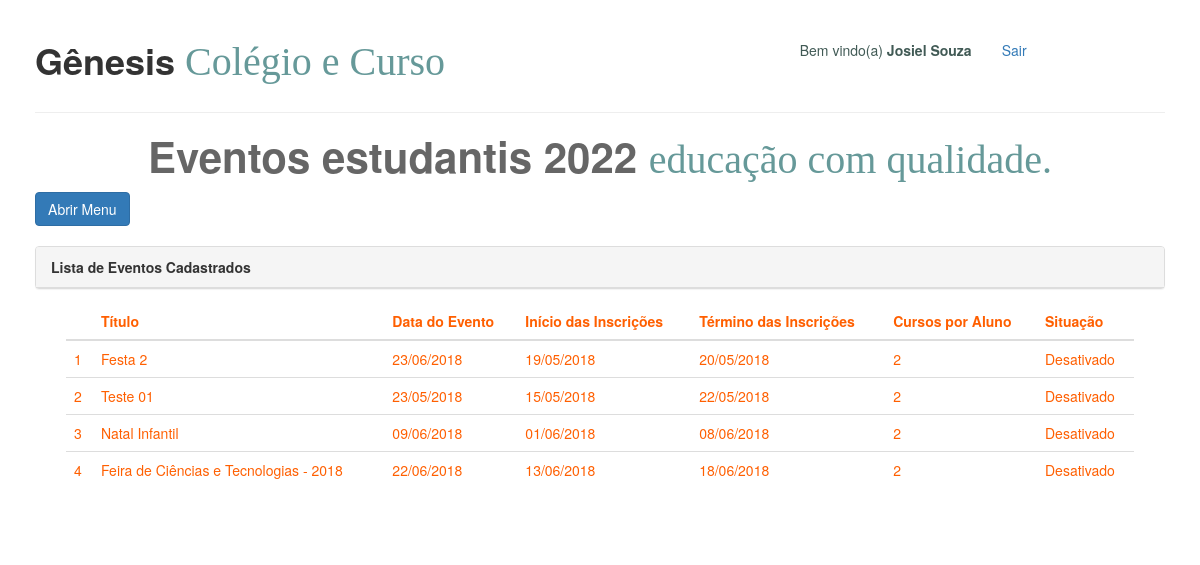
The app's page /eventos/listareventos.php (signed in), older data.
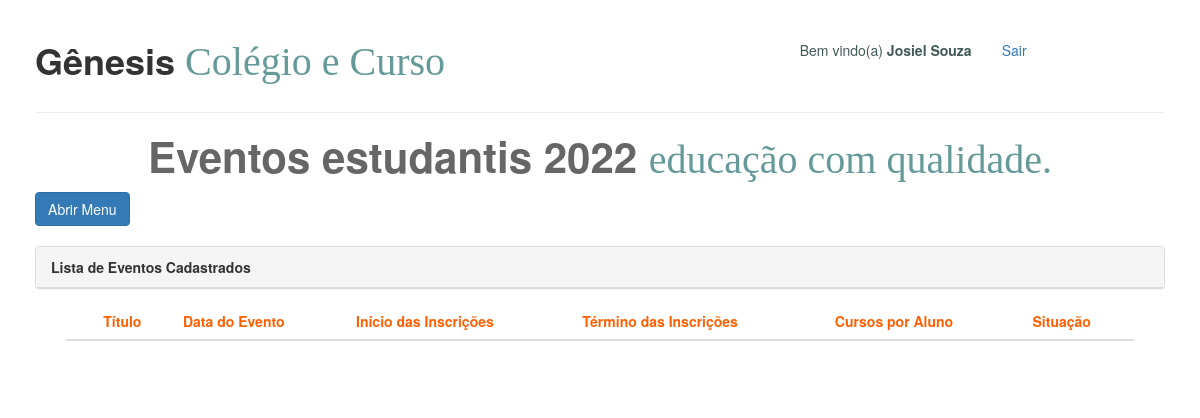
The same page, newer data.
### tables this page shows
CREATE TABLE `atividade` (
  `id` int(3) NOT NULL,
  `nome` varchar(255) NOT NULL,
  `data_inicio` date NOT NULL,
  `inscricao_inicio` date NOT NULL,
  `inscricao_termino` date NOT NULL,
  `qtd_curso` int(1) NOT NULL,
  `situacao` int(1) NOT NULL
);

### eventos/listareventos.php (the view, shortened to what this page needs)
<?php
    require_once("conexao/seguranca.php");
?>
<!DOCTYPE html>
<html lang="pt-br">
<head>
    <link href="css/bootstrap.min.css" rel="stylesheet">
    <link rel="stylesheet" href="https://maxcdn.bootstrapcdn.com/font-awesome/4.4.0/css/font-awesome.min.css">
    <link href="css/editor.css" type="text/css" rel="stylesheet"/>
    <link href="css/estilojss.css" rel="stylesheet">
    <link rel="stylesheet" href="css/estilo-publicacao.css" type="text/css">
    <link href="css/simple-sidebar.css" rel="stylesheet">
    <link href="css/sanfona.css" rel="stylesheet">
    <link href="//maxcdn.bootstrapcdn.com/bootstrap/3.3.0/css/bootstrap.min.css" rel="stylesheet" id="bootstrap-css">
</head>
<body>
    <div id="wrapper">
        <div id="page-content-wrapper">
            <div class="container-fluid">
                <div class="row">
                    <div class="col-md-6">
                        <h1><?=nome_empresa_editado?></h1>
                    </div>
                    <div class="col-md-4">
                        <p style="color:#415A55;text-align:right;"><br />Bem vindo(a) <b><?=$_SESSION['nome']?></b></p>
                    </div>
                    <div class="col-md-2">
                        <p style="color:text-align:left;"><br /><a href="logout.php">Sair</a></p>
                    </div>
                </div>
                <hr />
                  <h1 class="titulo-local-h1">
                    <?=tema_projeto?>
                    <strong class="titulo-local-h2">
                      <?=subtema_projeto?>
                    </strong>
                  </h1>
                <a href="#menu-toggle" class="btn btn-primary" id="menu-toggle">Abrir Menu</a>
                <div class="list-group">
                  <br />
<div class="panel panel-default">
<div class="panel-heading"><strong>Lista de Eventos Cadastrados</strong></div>
<div class="panel-body texto-formulario-cadastro col-md-12">
  <div class="form-group col-md-12">
    <table class="table table-responsive table-hover">
        <thead>
            <tr>
                <th>&nbsp;</th>
                <th>Título</th>
                <th>Data do Evento</th>
                <th>Início das Inscrições</th>
                <th>Término das Inscrições</th>
                <th>Cursos por Aluno</th>
                <th>Situação</th>
            </tr>
        </thead>
        <tbody>
            <tr>
            <?php
                $cont = 0;
                if($_SESSION['nivel'] == 1){
                  $sql = $pdo->prepare("SELECT * FROM atividade ");
                    $sql->execute();
                    $qtdlinha = $sql->rowCount();
                    if($qtdlinha > 0){
                        $linha = $sql->fetchAll(PDO::FETCH_OBJ);
                        foreach($linha as $listar){
                            $cont++;
                            $nome = $listar->nome;
                            $data = $listar->data_inicio;
                            $inscInicio = $listar->inscricao_inicio;
                            $inscTermino = $listar->inscricao_termino;
                            $qtdCurso = $listar->qtd_curso;
                            $situacao = $listar->situacao;
                            if ($situacao == 1) {
                              echo '<tr class="table-success">';
                            }else {
                              echo '<tr>';
                            }
                            echo '<td scope="row">'.$cont.'</td>';
                            echo '<td class="subtitulo">'.$nome.'</td>';
                            echo '<td>'.date("d/m/Y", strtotime($data)).'</td>';
                            echo '<td>'.date("d/m/Y", strtotime($inscInicio)).'</td>';
                            echo '<td>'.date("d/m/Y", strtotime($inscTermino)).'</td>';
                            echo '<td>'.$qtdCurso.'</td>';
                            if ($situacao == 1) {
                              echo '<td>Ativado</td>';
                            }else{
                              echo '<td>Desativado</td>';
                            }
                            echo '</tr>';
                        }
                    }
                }
            ?>
        </tbody>
    </table>
  </div>
</div>
                </div>
            </div>
        </div>
    </div>
</body>
</html>

### eventos/css/editor.css (style rules this page uses)
h1 { margin-top:10px; line-height:40px; }

### eventos/css/estilojss.css (style rules this page uses)
.titulo-local-h1 { color: #666666; font-size: 3em; font-weight: bolder; text-align: center; }
.titulo-local-h2 { color: #669999; font-size: 30pt; font-family:Brush Script MT,cursive; text-align: center; font-weight:normal; }
.texto-formulario-cadastro { color: #FF5F00; font-size: 1em; }

### eventos/css/simple-sidebar.css (style rules this page uses)
body { overflow-x: hidden; }
#wrapper { padding-left: 0; -webkit-transition: all 0.5s ease; -moz-transition: all 0.5s ease; -o-transition: all 0.5s ease; transition: all 0.5s ease; }
#page-content-wrapper { width: 100%; position: absolute; padding: 15px; }
@media (min-width:768px) { #wrapper { padding-left: 0; } }
@media (min-width:768px) { #page-content-wrapper { padding: 20px; position: relative; } }

### eventos/css/sanfona.css (style rules this page uses)
body { margin:50px; }

Row changes from the older to the newer data that the page shows:
removed atividade: nome "Festa 2", data_inicio "23/06/2018", inscricao_inicio "19/05/2018", inscricao_termino "20/05/2018", qtd_curso "2"
removed atividade: nome "Teste 01", data_inicio "23/05/2018", inscricao_inicio "15/05/2018", inscricao_termino "22/05/2018", qtd_curso "2"
removed atividade: nome "Natal Infantil", data_inicio "09/06/2018", inscricao_inicio "01/06/2018", inscricao_termino "08/06/2018", qtd_curso "2"
removed atividade: nome "Feira de Ciências e Tecnologias - 2018", data_inicio "22/06/2018", inscricao_inicio "13/06/2018", inscricao_termino "18/06/2018", qtd_curso "2"
